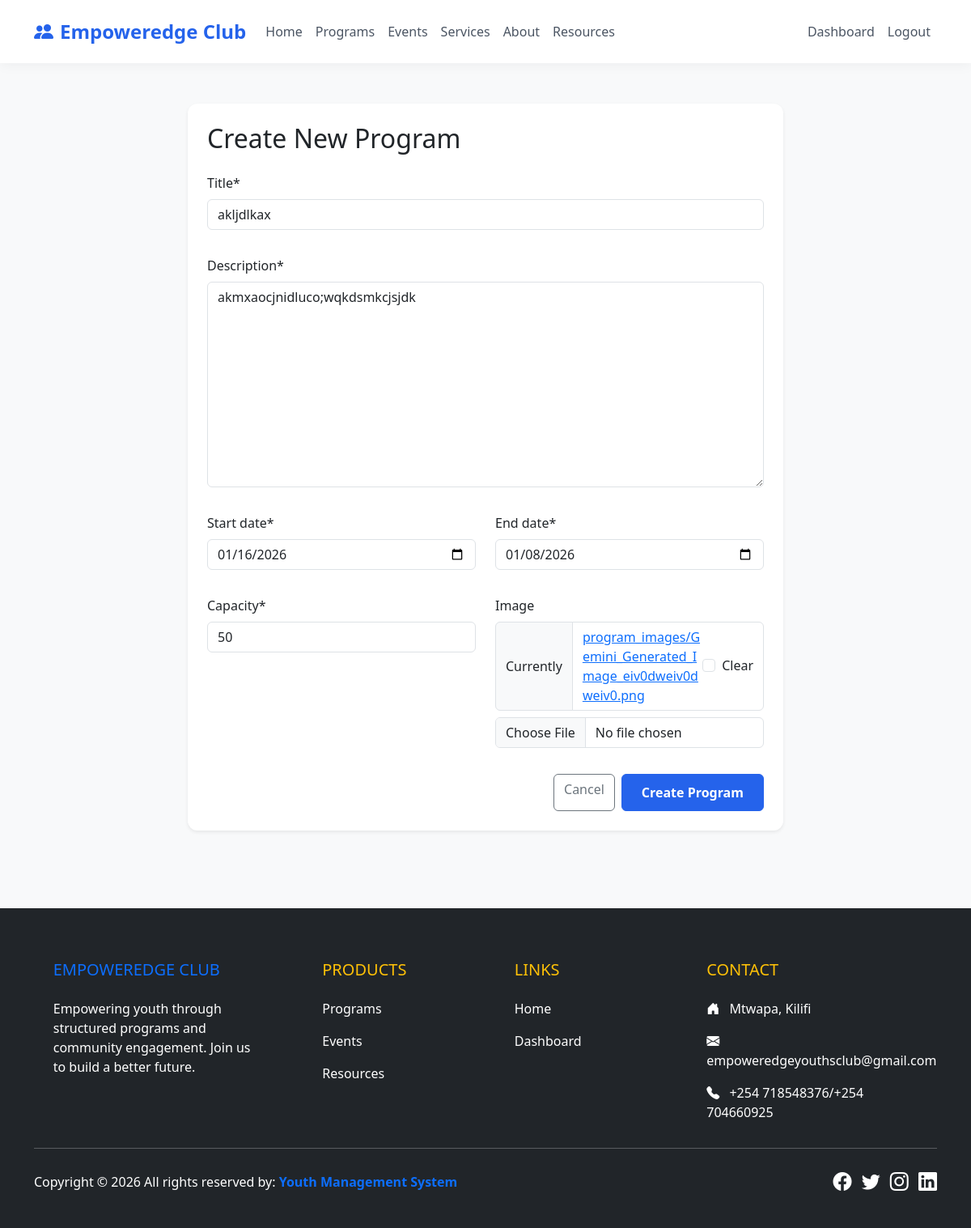
/programs/5/update/ (signed in), run on the app's committed database.
### programs/models.py (models this page shows, shortened)
class Program(models.Model):
    title = models.CharField(max_length=200)
    description = models.TextField()
    coordinator = models.ForeignKey(settings.AUTH_USER_MODEL, on_delete=models.SET_NULL, null=True, related_name='coordinated_programs')
    start_date = models.DateField()
    end_date = models.DateField()
    capacity = models.PositiveIntegerField(default=50)
    image = models.ImageField(upload_to='program_images/', blank=True, null=True)
    created_at = models.DateTimeField(auto_now_add=True)

### programs/views.py (the view)
# urls.py: path('<int:pk>/update/', ProgramUpdateView.as_view(), name='program_update'),
class ProgramUpdateView(LoginRequiredMixin, AdminRequiredMixin, UpdateView):
    model = Program
    form_class = ProgramForm
    template_name = 'programs/program_form.html'
    success_url = reverse_lazy('program_list')

### programs/forms.py
class ProgramForm(forms.ModelForm):
    class Meta:
        model = Program
        fields = ['title', 'description','coordinator', 'start_date', 'end_date', 'capacity', 'image']
        widgets = {
            'start_date': forms.DateInput(attrs={'type': 'date'}),
            'end_date': forms.DateInput(attrs={'type': 'date'}),
        }

### programs/views.py (called while the page is built)
    def test_func(self):
        return self.request.user.is_authenticated and self.request.user.is_admin()

### users/models.py (called while the page is built)
    def is_admin(self):
        return self.role == self.Role.ADMIN

### templates/programs/program_form.html (shortened to what this page needs)
{% extends 'base.html' %}
{% load crispy_forms_tags %}
{% block content %}
<div class="container py-5">
    <div class="row justify-content-center">
        <div class="col-md-8">
            <div class="card shadow-sm">
                <div class="card-body p-4">
                    <h2 class="mb-4">Create New Program</h2>
                    <form method="post" enctype="multipart/form-data">
                        <div class="row">
                            <div class="col-md-12 mb-3">
                                {{ form.title|as_crispy_field }}
                            </div>
                            <div class="col-md-12 mb-3">
                                {{ form.description|as_crispy_field }}
                            </div>
                            <div class="col-md-6 mb-3">
                                {{ form.start_date|as_crispy_field }}
                            </div>
                            <div class="col-md-6 mb-3">
                                {{ form.end_date|as_crispy_field }}
                            </div>
                            <div class="col-md-6 mb-3">
                                {{ form.capacity|as_crispy_field }}
                            </div>
                            <div class="col-md-6 mb-3">
                                {{ form.image|as_crispy_field }}
                            </div>
                        </div>
                        <div class="d-grid gap-2 d-md-flex justify-content-md-end">
                            <a href="{% url 'program_list' %}" class="btn btn-outline-secondary">Cancel</a>
                            <button type="submit" class="btn btn-primary">Create Program</button>
                        </div>
                    </form>
                </div>
            </div>
        </div>
    </div>
</div>
{% endblock %}

### templates/base.html (style rules this page uses)
body { font-family: system-ui, -apple-system, BlinkMacSystemFont, 'Segoe UI', Roboto, Oxygen, Ubuntu, Cantarell, 'Open Sans', 'Helvetica Neue', sans-serif; background-color: #f8f9fa; }
.btn-primary { background-color: #2563eb; border-color: #2563eb; padding: 0.6rem 1.5rem; font-weight: 600; }
.card { border: none; border-radius: 12px; box-shadow: 0 4px 6px -1px rgba(0, 0, 0, 0.1), 0 2px 4px -1px rgba(0, 0, 0, 0.06); transition: transform 0.2s; }

### data on the page
Program: title "akljdlkax", description "akmxaocjnidluco;wqkdsmkcjsjdk", start_date "01/16/2026", end_date "01/08/2026", capacity "50"
